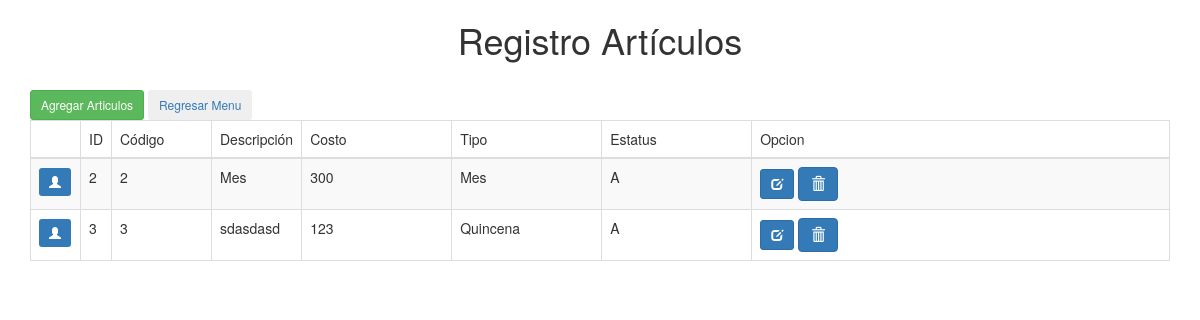
/articulos/articulos.php (signed in), run on the app's committed database.
### tables this page shows
CREATE TABLE IF NOT EXISTS `articulos` (
  `art_id` int(11) NOT NULL AUTO_INCREMENT,
  `art_codigo` varchar(50) NOT NULL,
  `art_descripcion` varchar(150) NOT NULL,
  `art_costo` double NOT NULL,
  `art_tipo` varchar(20) NOT NULL,
  `art_estatus` varchar(1) NOT NULL,
  PRIMARY KEY (`art_id`)
);

### lib/adodb/adodb.inc.php (called while the page is built, shortened)
<?php
if (!defined('_ADODB_LAYER')) {
	GLOBAL
		$ADODB_vers,
		$ADODB_COUNTRECS,
		$ADODB_CACHE_DIR,
		$ADODB_CACHE,
		$ADODB_CACHE_CLASS,
		$ADODB_EXTENSION,
		$ADODB_COMPAT_FETCH,
		$ADODB_FETCH_MODE,
		$ADODB_GETONE_EOF,
		$ADODB_QUOTE_FIELDNAMES;
	function ADODB_str_replace($src, $dest, $data) {
		if (ADODB_PHPVER >= 0x4050) {
			return str_replace($src,$dest,$data);
		}
		return $data;
	}
	function ADODB_Setup() {
	GLOBAL
		$ADODB_vers,
		$ADODB_COUNTRECS,
		$ADODB_CACHE_DIR,
		$ADODB_FETCH_MODE,
		$ADODB_CACHE,
		$ADODB_CACHE_CLASS,
		$ADODB_FORCE_TYPE,
		$ADODB_GETONE_EOF,
		$ADODB_QUOTE_FIELDNAMES;
		$ADODB_FETCH_MODE = ADODB_FETCH_DEFAULT;
		if (!isset($ADODB_COUNTRECS)) {
			$ADODB_COUNTRECS = true;
		}
	}
	abstract class ADOConnection {
	var $database = '';
	var $host = '';
	var $user = '';
	var $debug = false;
	var $true = '1';
	var $false = '0';
	var $fetchMode=false;
	var $bulkBind = false;
	var $_queryID = false;
	var $_bindInputArray = false;
	function Connect($argHostname = "", $argUsername = "", $argPassword = "", $argDatabaseName = "", $forceNew = false) {
		if ($argHostname != "") {
			$this->host = $argHostname;
		}
		if ($argUsername != "") {
			$this->user = $argUsername;
		}
		if ($argDatabaseName != "") {
			$this->database = $argDatabaseName;
		}
		if ($forceNew) {
			if ($rez=$this->_nconnect($this->host, $this->user, $argPassword, $this->database)) {
				return true;
			}
		} else {
			if ($rez=$this->_connect($this->host, $this->user, $argPassword, $this->database)) {
				return true;
			}
		}
		return false;
	}
	function Execute($sql,$inputarr=false) {
		if ($inputarr !== false) {
			if (!is_array($inputarr)) {
				$inputarr = array($inputarr);
			}
			$element0 = reset($inputarr);
			$array_2d = $this->bulkBind && is_array($element0) && !is_object(reset($element0));
			unset($element0);
			if (!is_array($sql) && !$this->_bindInputArray) {
				$sqlarr = explode('?',$sql);
				$nparams = sizeof($sqlarr)-1;
				if (!$array_2d) {
					$inputarr = array($inputarr);
				} else {
					$countElements = array_map('count', $inputarr);
					if (1 != count(array_unique($countElements))) {
						$this->outp_throw(
							"[bulk execute] Input array has different number of params  [" . print_r($countElements, true) .  "].",
							'Execute'
						);
						return false;
					}
					unset($countElements);
				}
				$element0 = reset($inputarr);
				if ($nparams != count($element0)) {
					$this->outp_throw(
						"Input array has " . count($element0) .
						" params, does not match query: '" . htmlspecialchars($sql) . "'",
						'Execute'
					);
					return false;
				}
				unset($element0);
				foreach($inputarr as $arr) {
					$sql = ''; $i = 0;
					while(list(, $v) = each($arr)) {
						$sql .= $sqlarr[$i];
						$typ = gettype($v);
						if ($typ == 'string') {
							$sql .= $this->qstr($v);
						} else if ($typ == 'double') {
							$sql .= str_replace(',','.',$v);
						} else if ($typ == 'boolean') {
							$sql .= $v ? $this->true : $this->false;
						} else if ($typ == 'object') {
							if (method_exists($v, '__toString')) {
								$sql .= $this->qstr($v->__toString());
							} else {
								$sql .= $this->qstr((string) $v);
							}
						} else if ($v === null) {
							$sql .= 'NULL';
						} else {
							$sql .= $v;
						}
						$i += 1;
						if ($i == $nparams) {
							break;
						}
					}
					if (isset($sqlarr[$i])) {
						$sql .= $sqlarr[$i];
						if ($i+1 != sizeof($sqlarr)) {
							$this->outp_throw( "Input Array does not match ?: ".htmlspecialchars($sql),'Execute');
						}
					} else if ($i != sizeof($sqlarr)) {
						$this->outp_throw( "Input array does not match ?: ".htmlspecialchars($sql),'Execute');
					}
					$ret = $this->_Execute($sql);
					if (!$ret) {
						return $ret;
					}
				}
			} else {
				if ($array_2d) {
					if (is_string($sql)) {
						$stmt = $this->Prepare($sql);
					} else {
						$stmt = $sql;
					}
					foreach($inputarr as $arr) {
						$ret = $this->_Execute($stmt,$arr);
						if (!$ret) {
							return $ret;
						}
					}
				} else {
					$ret = $this->_Execute($sql,$inputarr);
				}
			}
		} else {
			$ret = $this->_Execute($sql,false);
		}
		return $ret;
	}
	function _Execute($sql,$inputarr=false) {
		if( is_string($sql) ) {
			$sql = ADODB_str_replace( '_ADODB_COUNT', '', $sql );
		}
		if ($this->debug) {
			global $ADODB_INCLUDED_LIB;
			if (empty($ADODB_INCLUDED_LIB)) {
				include(ADODB_DIR.'/adodb-lib.inc.php');
			}
			$this->_queryID = _adodb_debug_execute($this, $sql,$inputarr);
		} else {
			$this->_queryID = @$this->_query($sql,$inputarr);
		}
		$rs = new $rsclass($this->_queryID,$this->fetchMode);
		$rs->connection = $this;
		$rs->Init();
		if (is_array($sql)) {
			$rs->sql = $sql[0];
		} else {
			$rs->sql = $sql;
		}
		return $rs;
	}
}
	class ADORecordSet implements IteratorAggregate {
	var $_numOfRows = -1;
	var $_numOfFields = -1;
	var $_currentRow = -1;
	function __construct($queryID) {
		$this->_queryID = $queryID;
	}
	function Init() {
		if ($this->_numOfRows != 0 && $this->_numOfFields && $this->_currentRow == -1) {
			$this->_currentRow = 0;
			if ($this->EOF = ($this->_fetch() === false)) {
				$this->_numOfRows = 0;
			}
		} else {
			$this->EOF = true;
		}
	}
	protected function AssocCaseConvertFunction($case = ADODB_ASSOC_CASE) {
		switch($case) {
			case ADODB_ASSOC_CASE_NATIVE:
			default:
				return false;
		}
	}
	protected function _updatefields()
	{
		$fn_change_case = $this->AssocCaseConvertFunction();
		if(!$fn_change_case) {
			return;
		}
	}
}
	function ADOLoadCode($dbType) {
		$db = strtolower($dbType);
		switch ($db) {
			default:
				$class = $db; break;
		}
		$file = ADODB_DIR."/drivers/adodb-".$db.".inc.php";
		if (class_exists("ADODB_" . $class)) {
			return $class;
		}
		return false;
	}
	function NewADOConnection($db='') {
		$tmp = ADONewConnection($db);
		return $tmp;
	}
	function ADONewConnection($db='') {
		global $ADODB_NEWCONNECTION, $ADODB_LASTDB;
		$errorfn = (defined('ADODB_ERROR_HANDLER')) ? ADODB_ERROR_HANDLER : false;
		if(empty($obj)) {
			if (!isset($ADODB_LASTDB)) {
				$ADODB_LASTDB = '';
			}
			if ($db != $ADODB_LASTDB) {
				$db = ADOLoadCode($db);
			}
			$cls = 'ADODB_'.$db;
			$obj = new $cls();
		}
		return $obj;
	}
}

### claseConectar.php (called while the page is built, shortened)
<?php
   require_once('lib/adodb/adodb.inc.php');
    abstract class Conectar{
      private $conn;
      private $servidor=SERVIDOR;
      private $usuario=USUARIO;
      private $password=PASSWORD;
      private $basedatos=BASEDATOS;
      private $tipo=TIPO;
      public function conectar(){
        try{
        if(!$this->conn=NewADOConnection($this->tipo))
        throw new exception('Error al cargar el driver');
        elseif(!$this->conn->Connect($this->servidor,$this->usuario,$this->password,$this->basedatos))
        throw new exception('Error al crear la conexion');
        return $this->conn;
        }
        catch(Exception $e){
            ?>
            <h1>A ocurrido el siguiente error:&nbsp;<?php echo $e->getMessage().'/Linea: '.$e->getLine();?>&nbsp;:(</h1>
            <?php
        }
      }
}
?>

### lib/adodb/drivers/adodb-mysqli.inc.php (called while the page is built, shortened)
<?php
if (! defined("_ADODB_MYSQLI_LAYER")) {
class ADODB_mysqli extends ADOConnection {
	var $clientFlags = 0;
	var $port = 3306;
	var $socket = '';
	var $optionFlags = array(array(MYSQLI_READ_DEFAULT_GROUP,0));
	var $multiQuery = false;
	function _connect($argHostname = NULL,
				$argUsername = NULL,
				$argPassword = NULL,
				$argDatabasename = NULL, $persist=false)
	{
		$this->_connectionID = @mysqli_init();
		foreach($this->optionFlags as $arr) {
			mysqli_options($this->_connectionID,$arr[0],$arr[1]);
		}
		$ok = mysqli_real_connect($this->_connectionID,
					$argHostname,
					$argUsername,
					$argPassword,
					$argDatabasename,
					(int)$this->port != 0 ? (int)$this->port : 3306,
					$this->socket,
					$this->clientFlags);
		if ($ok) {
			if ($argDatabasename)  return $this->SelectDB($argDatabasename);
			return true;
		} else {
			if ($this->debug) {
				ADOConnection::outp("Could't connect : "  . $this->ErrorMsg());
			}
			$this->_connectionID = null;
			return false;
		}
	}
	function SelectDB($dbName)
	{
		if ($this->_connectionID) {
			$result = @mysqli_select_db($this->_connectionID, $dbName);
			return $result;
		}
		return false;
	}
	function _query($sql, $inputarr)
	{
	global $ADODB_COUNTRECS;
		if ($this->multiQuery) {
			$rs = mysqli_multi_query($this->_connectionID, $sql.';');
			if ($rs) {
				$rs = ($ADODB_COUNTRECS) ? @mysqli_store_result( $this->_connectionID ) : @mysqli_use_result( $this->_connectionID );
				return $rs ? $rs : true;
			}
		} else {
			$rs = mysqli_query($this->_connectionID, $sql, $ADODB_COUNTRECS ? MYSQLI_STORE_RESULT : MYSQLI_USE_RESULT);
			if ($rs) return $rs;
		}
		return false;
	}
}
class ADORecordSet_mysqli extends ADORecordSet{
	function __construct($queryID, $mode = false)
	{
		if ($mode === false) {
			global $ADODB_FETCH_MODE;
			$mode = $ADODB_FETCH_MODE;
		}
		switch ($mode) {
			case ADODB_FETCH_DEFAULT:
			case ADODB_FETCH_BOTH:
			default:
				$this->fetchMode = MYSQLI_BOTH;
				break;
		}
	}
	function _initrs()
	{
	global $ADODB_COUNTRECS;
		$this->_numOfRows = $ADODB_COUNTRECS ? @mysqli_num_rows($this->_queryID) : -1;
		$this->_numOfFields = @mysqli_num_fields($this->_queryID);
	}
	function Fields($colname)
	{
		if ($this->fetchMode != MYSQLI_NUM) {
			return @$this->fields[$colname];
		}
		return $this->fields[$this->bind[strtoupper($colname)]];
	}
	function MoveNext()
	{
		$this->fields = @mysqli_fetch_array($this->_queryID,$this->fetchMode);
		if (is_array($this->fields)) {
			return true;
		}
		$this->EOF = true;
		return false;
	}
	function _fetch()
	{
		$this->fields = mysqli_fetch_array($this->_queryID,$this->fetchMode);
		return is_array($this->fields);
	}
}
}

### articulos/articulosClase.php (called while the page is built, shortened)
<?php
require_once('../claseconectar.php');
class Articulos extends Conectar{
    private $db;
    public function __construct(){
    $this->db=parent::conectar();
    }
public function listarArticulos(){
        $query='call  spListarArticulos()';
        $datos=$this->db->execute($query);
        $arreglo=array();
        while(!$datos->EOF)
        {
            $arreglo[]=array('art_id'=>$datos->fields('art_id'),
                             'art_codigo'=>$datos->fields('art_codigo'),
                             'art_descripcion'=>$datos->fields('art_descripcion'),
                             'art_costo'=>$datos->fields('art_costo'),
                             'art_tipo'=>$datos->fields('art_tipo'),
                             'art_estatus'=>$datos->fields('art_estatus')
									 );
            $datos->MoveNext();
        }
        return $arreglo;
    }
}
?>

### articulos/articulos.php (the view, shortened to what this page needs)
<!DOCTYPE html>
<html lang="en">
<head>
    <link rel="stylesheet" type="text/css" href="../bootstrap/css/bootstrap.min.css">
</head>
<body>
		<?php
    if(isset($_SESSION['autorizado']) && $_SESSION['autorizado']=='abcd4567$')
		{
		?>
		<div>
			   <center><h1>Registro Art&iacute;culos</h1></center>
		</div>
<header>
    <div class="container">
         <?php
						require_once('articulosClase.php');
						$consulta=new Articulos;
						$query1=$consulta->listarArticulos();
          ?>
          <br />
          <div class="table-responsive">
            <table id="employee_data" class="table table-striped table-bordered">
              <thead>
                 <tr>
									<td></td>
                  <td>ID</td>
									<td>C&oacute;digo</td>
									<td>Descripci&oacute;n</td>
                  <td>Costo</td>
                  <td>Tipo</td>
                  <td>Estatus</td>
                  <td>Opcion</td>
                </tr>
              </thead>
              <?php
							foreach($query1 as $row)
              {
                echo '
                   <tr>
										  <td width="50"><span class="glyphicon glyphicon-user btn-primary btn-sm"></span></td>
                      <td width="10">'.$row["art_id"].'</td>
											<td width="100">'.$row["art_codigo"].'</td>
											<td width="10">'.$row["art_descripcion"].'</td>
                      <td width="150">'.$row["art_costo"].'</td>
                      <td width="150">'.$row["art_tipo"].'</td>
                      <td width="150">'.$row["art_estatus"].'</td>
                       <td><a href="articulosForm.php?nik='.$row['art_id'].'" title="Editar datos"
                               class="btn btn-primary btn-sm">
                               <span class="glyphicon glyphicon-edit"></span>
                            </a>
                            <a href="articulos.php?aksi=delete&nik='.$row['art_id'].'" title="Eliminar"
                               onclick="return confirm(\'Esta seguro de borrar los datos '.$row['art_descripcion'].'?\')"
                               class="btn btn-primary"><span class="glyphicon glyphicon-trash"
                               aria-hidden="true"></span>
                            </a>
                          </td>
                        </tr>';
              }
                       ?>
               <tr>
                  <a href="articulosForm.php?nik=nuevo">
                  <button class="btn btn-sm btn-success">
                       Agregar Articulos
									</button>
                  </a>
                  <a href="../formMenu.php">
                  <button class="btn btn-sm btn-outline-primary">
                        Regresar Menu
									</button>
                  </a>
                </tr>
             </table>
          </div>
    </div>
	</header>
<?php
  }
  else
     echo "<br /><br /><br /><br /><h1>Usuario No Permitido";
?>
</body>
</html>

### data on the page
articulos: art_id "2", art_codigo "2", art_descripcion "Mes", art_costo "300", art_tipo "Mes", art_estatus "A"
articulos: art_id "3", art_codigo "3", art_descripcion "sdasdasd", art_costo "123", art_tipo "Quincena", art_estatus "A"
